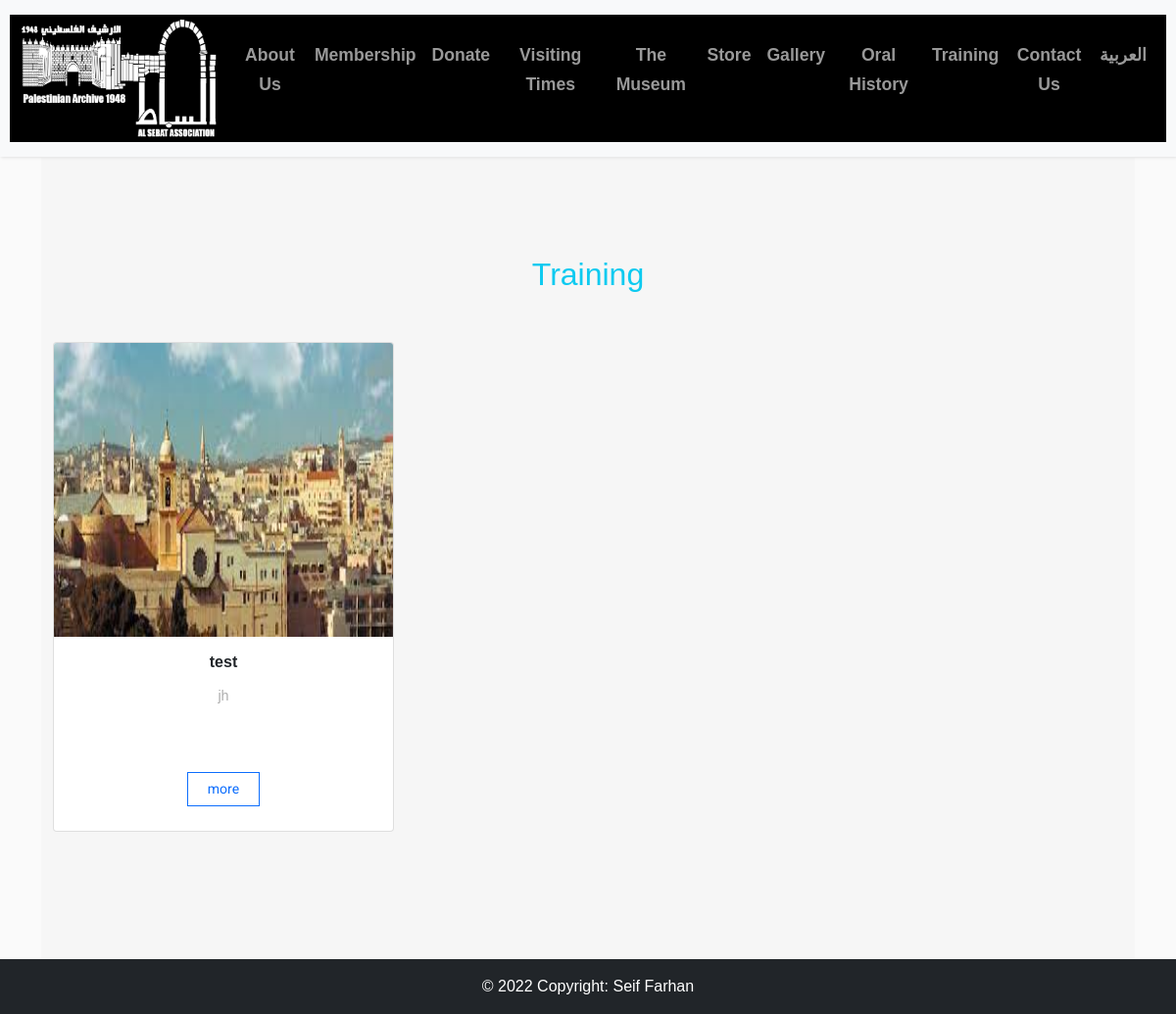
Before: /en/training with the older database file.
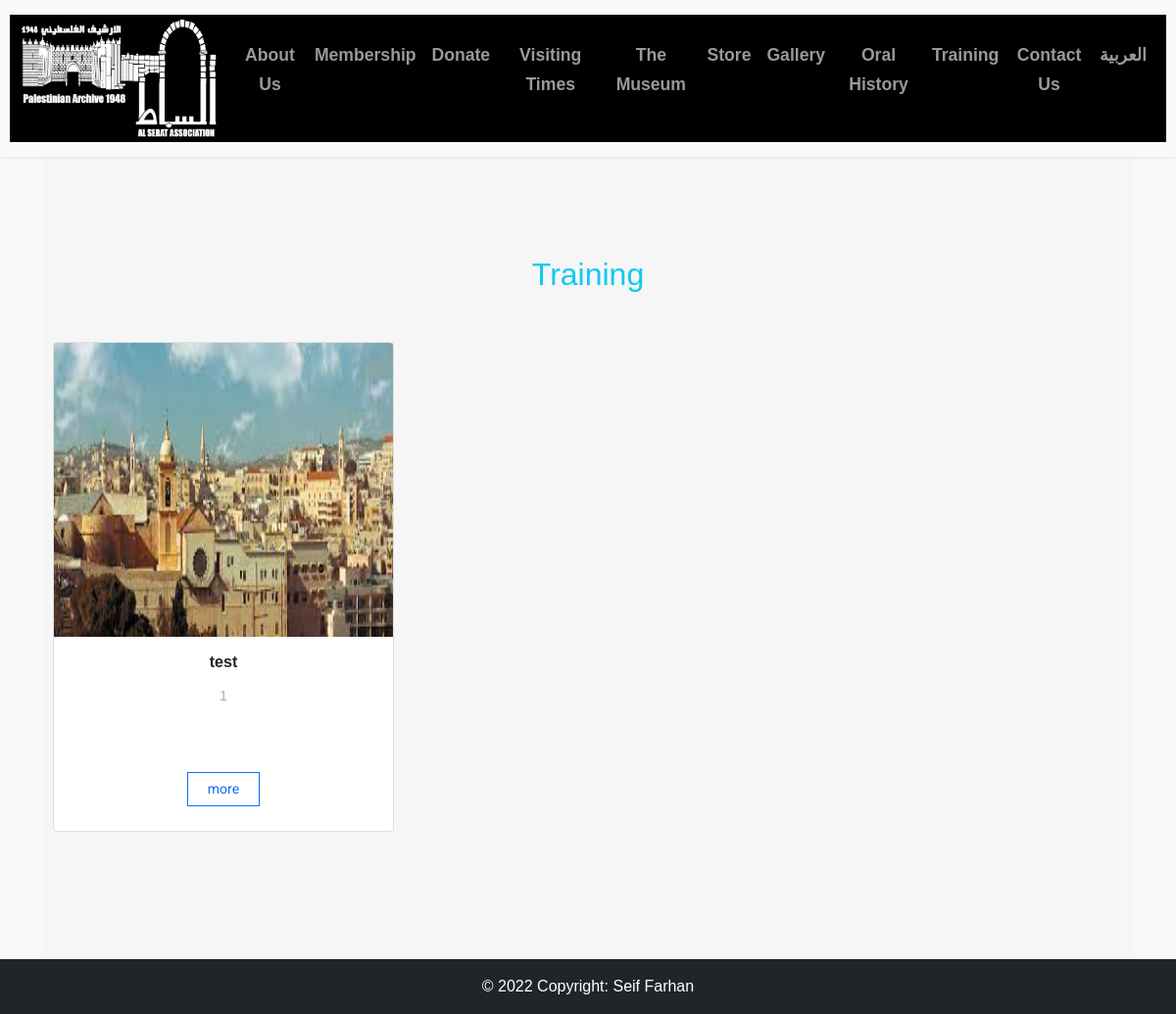
After: the same page with the newer database file.
### app/models.py (models this page shows, shortened)
class Training(models.Model):
    title = models.CharField(max_length=255, verbose_name='العنوان')
    date = models.DateField(verbose_name='التاريخ')
    desc = models.TextField(verbose_name='النص')
    desc_en = models.TextField(verbose_name='النص english')
    image = models.ImageField(upload_to='images/training/')

### app_en/views.py (the view)
# urls.py: path('training', views.training, name='training'),
def training(request):
    objs = Training.objects.all()
    return render(request, 'training_en.html', {'training': objs})

### app_en/templates/training_en.html (shortened to what this page needs)
{% extends 'base_en.html' %}
{% block body_block %}
    <section class="clean-block clean-services dark">
        <div class="container">
            <div class="block-heading"><h2 class="text-info"
                                           style="color: #0dcaf0!important;margin-top: 20px;margin-bottom: 50px;">
                Training</h2>
            </div>
            <div class="row">
                {% for t in training %}
                    <div class="col-md-6 col-lg-4">
                        <div class="card" style="height: 500px;"><img class="card-img-top w-100 d-block"
                                                                      src="{{ t.image.url }}" width="220px"
                                                                      height="300px">
                            <div class="card-body"><h4 class="card-title"><strong>
                                {{ t.title }}
                            </strong></h4>
                                <p class="card-text">{{ t.desc_en }}</p></div>
                            <div>
                                <button class="btn btn-outline-primary btn-sm" type="button">
                                    <a href="{% url 'app_en:training_blog_en' t.pk %}">more</a>
                                </button>
                            </div>
                        </div>
                    </div>
                {% endfor %}
            </div>
        </div>
    </section>
{% endblock %}

Changed rows visible on the page:
changed Training "test": desc_en "jh" → "1"
